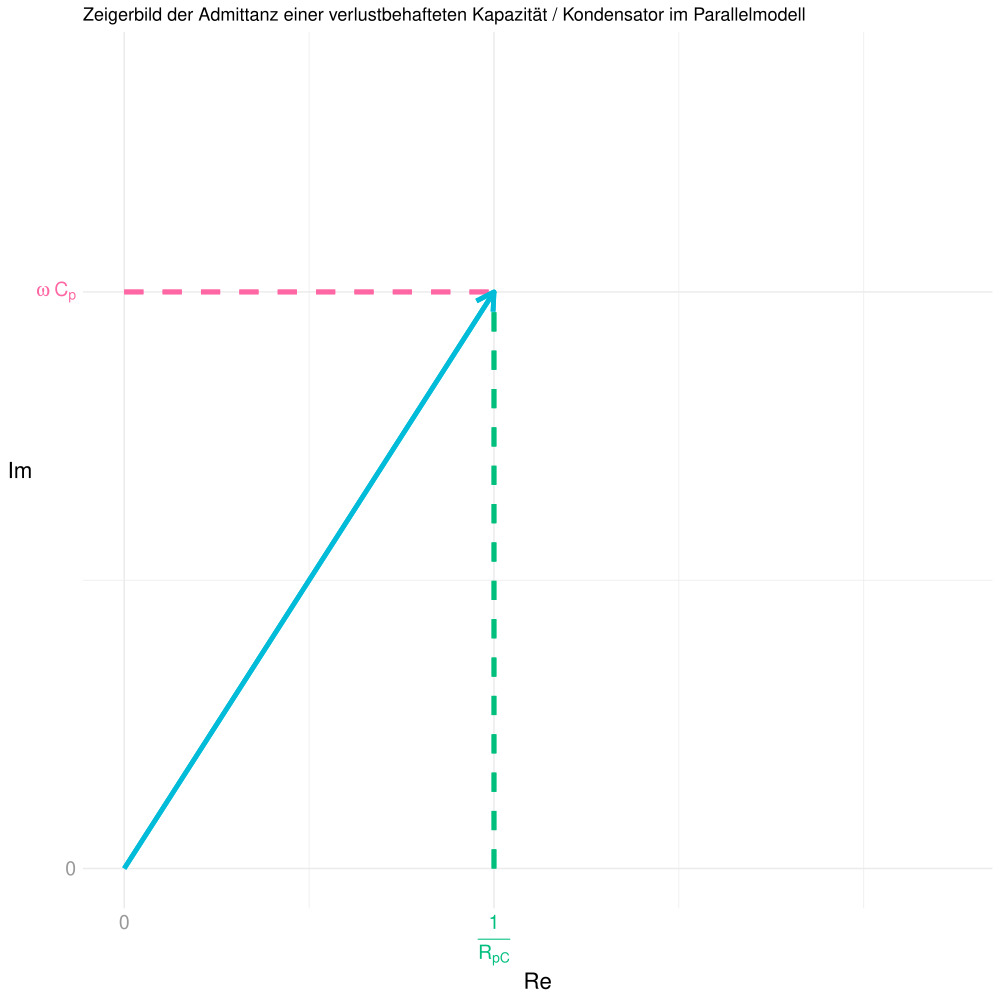

Source code (R):
#Komplexe Zeiger von R, L, C

library(ggplot2)

options(scipen=10000)

output_width  <- 10
output_height <- output_width


ylabel <- "Im"
xlabel <- "Re"

Rpos <- 0.618

Rcolor <- "#00BF7D"
Lcolor <- "#FF67A4"
Tcolor <- "#00BCD8"

pdf("ESB_Spule.pdf", width = output_width, height = output_height)

####################################################################

p9 <- ggplot(data.frame(x=c(0, 2),y=c(0,2)), aes(x,y)) +

        theme_minimal() + # maybe theme_bw()

        ggtitle("Zeigerbild der Admittanz einer verlustbehafteten Kapazität / Kondensator im Parallelmodell") +

        theme(axis.title.y = element_text(angle = 0, vjust = 0.5, size=16.18), axis.text.y = element_text(size = 13.82, color = c("grey60", Lcolor) )) + # rotate axis title
        theme(axis.title.x = element_text(angle = 0, hjust = 0.5, size=16.18), axis.text.x = element_text(size = 13.82, color = c("grey60", Rcolor))) +

        xlab(xlabel)  +
        ylab(ylabel)  +

        scale_y_continuous(limits=c(0, 1.382),  breaks = c(0,1), labels=c( 0, bquote(omega ~ "C"["p"]) ) ) +
        scale_x_continuous(limits=c(0, 1.382),  breaks = c(0,Rpos), labels=c(0, bquote(over(1,"R"["pC"])) ) )+

        #lines "#E58700"
        # L
        geom_segment( aes(x = 0, y = 1, xend = Rpos, yend = 1 ), color=Lcolor,   linetype="dashed", size = 1.618)+
        # R
        geom_segment( aes(x = Rpos, y = 0, xend = Rpos, yend = 1 ), color=Rcolor,   linetype="dashed", size = 1.618) +
        # total
        geom_segment( aes(x = 0, y = 0, xend = Rpos, yend = 1 ), color=Tcolor,   linetype="solid", arrow = arrow(length = unit(0.5, "cm")), size = 1.618)

        #annotate(geom="text", x=Rpos+0.05, y=1.05, label=bquote(underline("Z")), color=Tcolor, size=6.18)

p9
